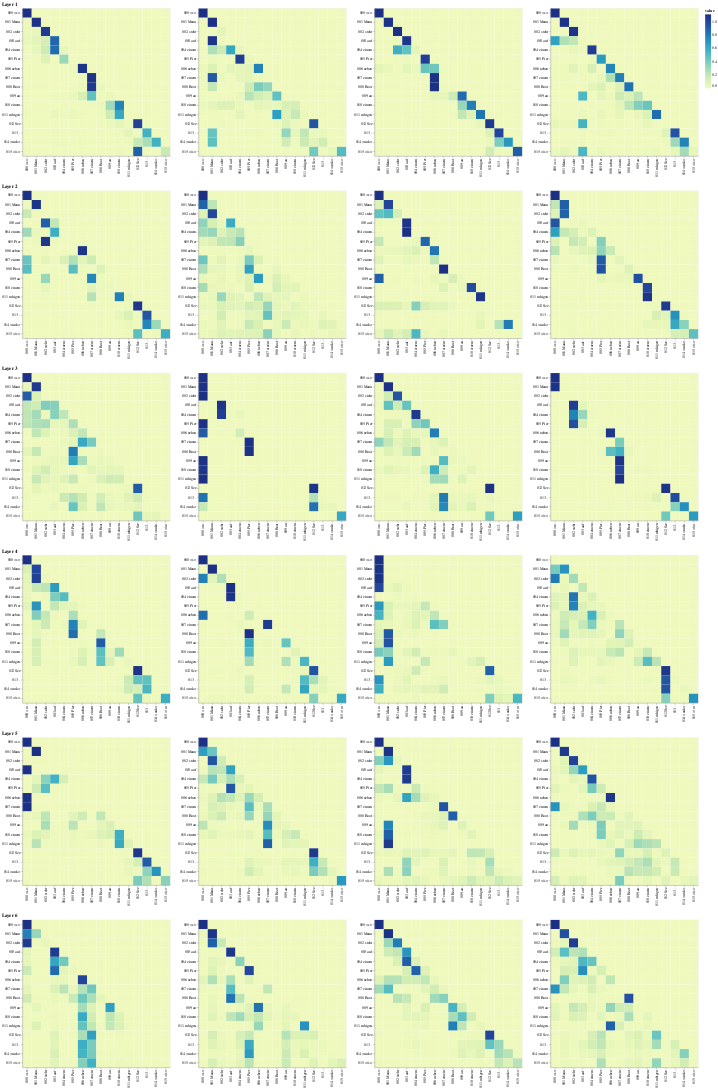

Notebook cell for this chart:
### Markdown cell above
## Decoder Self Attention

### Code cell
def viz_decoder_self():
    model, example_data = run_model_example(n_examples=1)
    example = example_data[len(example_data) - 1]

    layer_viz = [
        visualize_layer(
            model,
            layer,
            get_decoder_self,
            len(example[1]),
            example[1],
            example[1],
        )
        for layer in range(6)
    ]
    return alt.hconcat(
        layer_viz[0]
        & layer_viz[1]
        & layer_viz[2]
        & layer_viz[3]
        & layer_viz[4]
        & layer_viz[5]
    )


show_example(viz_decoder_self)

### Figure 1 — Vega-Lite specification as saved in the notebook (floating-point values rounded to 4 significant figures; data arrays with more than 128 entries replaced by an {"elided": "..."} marker saying what was removed)
{"config": {"view": {"continuousWidth": 400, "continuousHeight": 300}}, "hconcat": [{"vconcat": [{"hconcat": [{"data": {"name": "data-d6c9dab9a4ca94741a5c31481e427665"}, "mark": "rect", "encoding": {"color": {"type": "quantitative", "field": "value"}, "tooltip": [{"type": "quantitative", "field": "row"}, {"type": "quantitative", "field": "column"}, {"type": "quantitative", "field": "value"}, {"type": "nominal", "field": "row_token"}, {"type": "nominal", "field": "col_token"}], "x": {"type": "nominal", "axis": {"title": ""}, "field": "col_token"}, "y": {"type": "nominal", "axis": {"title": ""}, "field": "row_token"}}, "height": 400, "selection": {"selector050": {"type": "interval", "bind": "scales", "encodings": ["x", "y"]}}, "width": 400}, {"data": {"name": "data-12ba24ab65e81d2b48aac58339d52f53"}, "mark": "rect", "encoding": {"color": {"type": "quantitative", "field": "value"}, "tooltip": [{"type": "quantitative", "field": "row"}, {"type": "quantitative", "field": "column"}, {"type": "quantitative", "field": "value"}, {"type": "nominal", "field": "row_token"}, {"type": "nominal", "field": "col_token"}], "x": {"type": "nominal", "axis": {"title": ""}, "field": "col_token"}, "y": {"type": "nominal", "axis": {"title": ""}, "field": "row_token"}}, "height": 400, "selection": {"selector052": {"type": "interval", "bind": "scales", "encodings": ["x", "y"]}}, "width": 400}, {"data": {"name": "data-b719a29bb03d49ee5db7e06eb14c1bec"}, "mark": "rect", "encoding": {"color": {"type": "quantitative", "field": "value"}, "tooltip": [{"type": "quantitative", "field": "row"}, {"type": "quantitative", "field": "column"}, {"type": "quantitative", "field": "value"}, {"type": "nominal", "field": "row_token"}, {"type": "nominal", "field": "col_token"}], "x": {"type": "nominal", "axis": {"title": ""}, "field": "col_token"}, "y": {"type": "nominal", "axis": {"title": ""}, "field": "row_token"}}, "height": 400, "selection": {"selector054": {"type": "interval", "bind": "scales", "encodings": ["x", "y"]}}, "width": 400}, {"data": {"name": "data-1c2ac184f1da59895d7f2c1763d203ec"}, "mark": "rect", "encoding": {"color": {"type": "quantitative", "field": "value"}, "tooltip": [{"type": "quantitative", "field": "row"}, {"type": "quantitative", "field": "column"}, {"type": "quantitative", "field": "value"}, {"type": "nominal", "field": "row_token"}, {"type": "nominal", "field": "col_token"}], "x": {"type": "nominal", "axis": {"title": ""}, "field": "col_token"}, "y": {"type": "nominal", "axis": {"title": ""}, "field": "row_token"}}, "height": 400, "selection": {"selector056": {"type": "interval", "bind": "scales", "encodings": ["x", "y"]}}, "width": 400}]}, {"vconcat": [{"hconcat": [{"data": {"name": "data-6e9a28259ee22cd14c318b63530b044a"}, "mark": "rect", "encoding": {"color": {"type": "quantitative", "field": "value"}, "tooltip": [{"type": "quantitative", "field": "row"}, {"type": "quantitative", "field": "column"}, {"type": "quantitative", "field": "value"}, {"type": "nominal", "field": "row_token"}, {"type": "nominal", "field": "col_token"}], "x": {"type": "nominal", "axis": {"title": ""}, "field": "col_token"}, "y": {"type": "nominal", "axis": {"title": ""}, "field": "row_token"}}, "height": 400, "selection": {"selector058": {"type": "interval", "bind": "scales", "encodings": ["x", "y"]}}, "width": 400}, {"data": {"name": "data-1fa72a95b799de693c5dfefa4c738082"}, "mark": "rect", "encoding": {"color": {"type": "quantitative", "field": "value"}, "tooltip": [{"type": "quantitative", "field": "row"}, {"type": "quantitative", "field": "column"}, {"type": "quantitative", "field": "value"}, {"type": "nominal", "field": "row_token"}, {"type": "nominal", "field": "col_token"}], "x": {"type": "nominal", "axis": {"title": ""}, "field": "col_token"}, "y": {"type": "nominal", "axis": {"title": ""}, "field": "row_token"}}, "height": 400, "selection": {"selector060": {"type": "interval", "bind": "scales", "encodings": ["x", "y"]}}, "width": 400}, {"data": {"name": "data-9857ffaa2118c4f8a9bd0979fb0695ed"}, "mark": "rect", "encoding": {"color": {"type": "quantitative", "field": "value"}, "tooltip": [{"type": "quantitative", "field": "row"}, {"type": "quantitative", "field": "column"}, {"type": "quantitative", "field": "value"}, {"type": "nominal", "field": "row_token"}, {"type": "nominal", "field": "col_token"}], "x": {"type": "nominal", "axis": {"title": ""}, "field": "col_token"}, "y": {"type": "nominal", "axis": {"title": ""}, "field": "row_token"}}, "height": 400, "selection": {"selector062": {"type": "interval", "bind": "scales", "encodings": ["x", "y"]}}, "width": 400}, {"data": {"name": "data-3dd0beb51f920bb9cc5c5ebaa8017a9d"}, "mark": "rect", "encoding": {"color": {"type": "quantitative", "field": "value"}, "tooltip": [{"type": "quantitative", "field": "row"}, {"type": "quantitative", "field": "column"}, {"type": "quantitative", "field": "value"}, {"type": "nominal", "field": "row_token"}, {"type": "nominal", "field": "col_token"}], "x": {"type": "nominal", "axis": {"title": ""}, "field": "col_token"}, "y": {"type": "nominal", "axis": {"title": ""}, "field": "row_token"}}, "height": 400, "selection": {"selector064": {"type": "interval", "bind": "scales", "encodings": ["x", "y"]}}, "width": 400}]}], "title": "Layer 2"}, {"vconcat": [{"hconcat": [{"data": {"name": "data-0c98001a3a5071070c1dd4c551245480"}, "mark": "rect", "encoding": {"color": {"type": "quantitative", "field": "value"}, "tooltip": [{"type": "quantitative", "field": "row"}, {"type": "quantitative", "field": "column"}, {"type": "quantitative", "field": "value"}, {"type": "nominal", "field": "row_token"}, {"type": "nominal", "field": "col_token"}], "x": {"type": "nominal", "axis": {"title": ""}, "field": "col_token"}, "y": {"type": "nominal", "axis": {"title": ""}, "field": "row_token"}}, "height": 400, "selection": {"selector066": {"type": "interval", "bind": "scales", "encodings": ["x", "y"]}}, "width": 400}, {"data": {"name": "data-fa3bcb73df49bd9d3e2b3e58b7431197"}, "mark": "rect", "encoding": {"color": {"type": "quantitative", "field": "value"}, "tooltip": [{"type": "quantitative", "field": "row"}, {"type": "quantitative", "field": "column"}, {"type": "quantitative", "field": "value"}, {"type": "nominal", "field": "row_token"}, {"type": "nominal", "field": "col_token"}], "x": {"type": "nominal", "axis": {"title": ""}, "field": "col_token"}, "y": {"type": "nominal", "axis": {"title": ""}, "field": "row_token"}}, "height": 400, "selection": {"selector068": {"type": "interval", "bind": "scales", "encodings": ["x", "y"]}}, "width": 400}, {"data": {"name": "data-437f1fd8995a9d769dd68215828f2424"}, "mark": "rect", "encoding": {"color": {"type": "quantitative", "field": "value"}, "tooltip": [{"type": "quantitative", "field": "row"}, {"type": "quantitative", "field": "column"}, {"type": "quantitative", "field": "value"}, {"type": "nominal", "field": "row_token"}, {"type": "nominal", "field": "col_token"}], "x": {"type": "nominal", "axis": {"title": ""}, "field": "col_token"}, "y": {"type": "nominal", "axis": {"title": ""}, "field": "row_token"}}, "height": 400, "selection": {"selector070": {"type": "interval", "bind": "scales", "encodings": ["x", "y"]}}, "width": 400}, {"data": {"name": "data-65e8ba385811e67aa672f34815d1fba3"}, "mark": "rect", "encoding": {"color": {"type": "quantitative", "field": "value"}, "tooltip": [{"type": "quantitative", "field": "row"}, {"type": "quantitative", "field": "column"}, {"type": "quantitative", "field": "value"}, {"type": "nominal", "field": "row_token"}, {"type": "nominal", "field": "col_token"}], "x": {"type": "nominal", "axis": {"title": ""}, "field": "col_token"}, "y": {"type": "nominal", "axis": {"title": ""}, "field": "row_token"}}, "height": 400, "selection": {"selector072": {"type": "interval", "bind": "scales", "encodings": ["x", "y"]}}, "width": 400}]}], "title": "Layer 3"}, {"vconcat": [{"hconcat": [{"data": {"name": "data-4cf784cae0a1d9fd183db604782d893f"}, "mark": "rect", "encoding": {"color": {"type": "quantitative", "field": "value"}, "tooltip": [{"type": "quantitative", "field": "row"}, {"type": "quantitative", "field": "column"}, {"type": "quantitative", "field": "value"}, {"type": "nominal", "field": "row_token"}, {"type": "nominal", "field": "col_token"}], "x": {"type": "nominal", "axis": {"title": ""}, "field": "col_token"}, "y": {"type": "nominal", "axis": {"title": ""}, "field": "row_token"}}, "height": 400, "selection": {"selector074": {"type": "interval", "bind": "scales", "encodings": ["x", "y"]}}, "width": 400}, {"data": {"name": "data-78cd8a39cf8685ded42ff6adc2251dfd"}, "mark": "rect", "encoding": {"color": {"type": "quantitative", "field": "value"}, "tooltip": [{"type": "quantitative", "field": "row"}, {"type": "quantitative", "field": "column"}, {"type": "quantitative", "field": "value"}, {"type": "nominal", "field": "row_token"}, {"type": "nominal", "field": "col_token"}], "x": {"type": "nominal", "axis": {"title": ""}, "field": "col_token"}, "y": {"type": "nominal", "axis": {"title": ""}, "field": "row_token"}}, "height": 400, "selection": {"selector076": {"type": "interval", "bind": "scales", "encodings": ["x", "y"]}}, "width": 400}, {"data": {"name": "data-dedd92a13a46d7801be85ef86f9e7d3c"}, "mark": "rect", "encoding": {"color": {"type": "quantitative", "field": "value"}, "tooltip": [{"type": "quantitative", "field": "row"}, {"type": "quantitative", "field": "column"}, {"type": "quantitative", "field": "value"}, {"type": "nominal", "field": "row_token"}, {"type": "nominal", "field": "col_token"}], "x": {"type": "nominal", "axis": {"title": ""}, "field": "col_token"}, "y": {"type": "nominal", "axis": {"title": ""}, "field": "row_token"}}, "height": 400, "selection": {"selector078": {"type": "interval", "bind": "scales", "encodings": ["x", "y"]}}, "width": 400}, {"data": {"name": "data-bc45f6a6a998232ac8243f1ae7638660"}, "mark": "rect", "encoding": {"color": {"type": "quantitative", "field": "value"}, "tooltip": [{"type": "quantitative", "field": "row"}, {"type": "quantitative", "field": "column"}, {"type": "quantitative", "field": "value"}, {"type": "nominal", "field": "row_token"}, {"type": "nominal", "field": "col_token"}], "x": {"type": "nominal", "axis": {"title": ""}, "field": "col_token"}, "y": {"type": "nominal", "axis": {"title": ""}, "field": "row_token"}}, "height": 400, "selection": {"selector080": {"type": "interval", "bind": "scales", "encodings": ["x", "y"]}}, "width": 400}]}], "title": "Layer 4"}, {"vconcat": [{"hconcat": [{"data": {"name": "data-e71186dfbbcc45609bff69c1bd01e598"}, "mark": "rect", "encoding": {"color": {"type": "quantitative", "field": "value"}, "tooltip": [{"type": "quantitative", "field": "row"}, {"type": "quantitative", "field": "column"}, {"type": "quantitative", "field": "value"}, {"type": "nominal", "field": "row_token"}, {"type": "nominal", "field": "col_token"}], "x": {"type": "nominal", "axis": {"title": ""}, "field": "col_token"}, "y": {"type": "nominal", "axis": {"title": ""}, "field": "row_token"}}, "height": 400, "selection": {"selector082": {"type": "interval", "bind": "scales", "encodings": ["x", "y"]}}, "width": 400}, {"data": {"name": "data-06930bae3e23265b4e2df8d484880af2"}, "mark": "rect", "encoding": {"color": {"type": "quantitative", "field": "value"}, "tooltip": [{"type": "quantitative", "field": "row"}, {"type": "quantitative", "field": "column"}, {"type": "quantitative", "field": "value"}, {"type": "nominal", "field": "row_token"}, {"type": "nominal", "field": "col_token"}], "x": {"type": "nominal", "axis": {"title": ""}, "field": "col_token"}, "y": {"type": "nominal", "axis": {"title": ""}, "field": "row_token"}}, "height": 400, "selection": {"selector084": {"type": "interval", "bind": "scales", "encodings": ["x", "y"]}}, "width": 400}, {"data": {"name": "data-8c536dcb253de500d944e8ec3c3e52a5"}, "mark": "rect", "encoding": {"color": {"type": "quantitative", "field": "value"}, "tooltip": [{"type": "quantitative", "field": "row"}, {"type": "quantitative", "field": "column"}, {"type": "quantitative", "field": "value"}, {"type": "nominal", "field": "row_token"}, {"type": "nominal", "field": "col_token"}], "x": {"type": "nominal", "axis": {"title": ""}, "field": "col_token"}, "y": {"type": "nominal", "axis": {"title": ""}, "field": "row_token"}}, "height": 400, "selection": {"selector086": {"type": "interval", "bind": "scales", "encodings": ["x", "y"]}}, "width": 400}, {"data": {"name": "data-78f3a56b66969dbec30bd9e5c28f6420"}, "mark": "rect", "encoding": {"color": {"type": "quantitative", "field": "value"}, "tooltip": [{"type": "quantitative", "field": "row"}, {"type": "quantitative", "field": "column"}, {"type": "quantitative", "field": "value"}, {"type": "nominal", "field": "row_token"}, {"type": "nominal", "field": "col_token"}], "x": {"type": "nominal", "axis": {"title": ""}, "field": "col_token"}, "y": {"type": "nominal", "axis": {"title": ""}, "field": "row_token"}}, "height": 400, "selection": {"selector088": {"type": "interval", "bind": "scales", "encodings": ["x", "y"]}}, "width": 400}]}], "title": "Layer 5"}, {"vconcat": [{"hconcat": [{"data": {"name": "data-a5f53c4cc25e9057502968463bfc867a"}, "mark": "rect", "encoding": {"color": {"type": "quantitative", "field": "value"}, "tooltip": [{"type": "quantitative", "field": "row"}, {"type": "quantitative", "field": "column"}, {"type": "quantitative", "field": "value"}, {"type": "nominal", "field": "row_token"}, {"type": "nominal", "field": "col_token"}], "x": {"type": "nominal", "axis": {"title": ""}, "field": "col_token"}, "y": {"type": "nominal", "axis": {"title": ""}, "field": "row_token"}}, "height": 400, "selection": {"selector090": {"type": "interval", "bind": "scales", "encodings": ["x", "y"]}}, "width": 400}, {"data": {"name": "data-98dffa68ab8c32250f5357443a3eb1b7"}, "mark": "rect", "encoding": {"color": {"type": "quantitative", "field": "value"}, "tooltip": [{"type": "quantitative", "field": "row"}, {"type": "quantitative", "field": "column"}, {"type": "quantitative", "field": "value"}, {"type": "nominal", "field": "row_token"}, {"type": "nominal", "field": "col_token"}], "x": {"type": "nominal", "axis": {"title": ""}, "field": "col_token"}, "y": {"type": "nominal", "axis": {"title": ""}, "field": "row_token"}}, "height": 400, "selection": {"selector092": {"type": "interval", "bind": "scales", "encodings": ["x", "y"]}}, "width": 400}, {"data": {"name": "data-b8b457612732e59f9d019df339c9f2f1"}, "mark": "rect", "encoding": {"color": {"type": "quantitative", "field": "value"}, "tooltip": [{"type": "quantitative", "field": "row"}, {"type": "quantitative", "field": "column"}, {"type": "quantitative", "field": "value"}, {"type": "nominal", "field": "row_token"}, {"type": "nominal", "field": "col_token"}], "x": {"type": "nominal", "axis": {"title": ""}, "field": "col_token"}, "y": {"type": "nominal", "axis": {"title": ""}, "field": "row_token"}}, "height": 400, "selection": {"selector094": {"type": "interval", "bind": "scales", "encodings": ["x", "y"]}}, "width": 400}, {"data": {"name": "data-f834e015a7d0585e60b6ffd13da84289"}, "mark": "rect", "encoding": {"color": {"type": "quantitative", "field": "value"}, "tooltip": [{"type": "quantitative", "field": "row"}, {"type": "quantitative", "field": "column"}, {"type": "quantitative", "field": "value"}, {"type": "nominal", "field": "row_token"}, {"type": "nominal", "field": "col_token"}], "x": {"type": "nominal", "axis": {"title": ""}, "field": "col_token"}, "y": {"type": "nominal", "axis": {"title": ""}, "field": "row_token"}}, "height": 400, "selection": {"selector096": {"type": "interval", "bind": "scales", "encodings": ["x", "y"]}}, "width": 400}]}], "title": "Layer 6"}], "title": "Layer 1"}], "$schema": "https://vega.github.io/schema/vega-lite/v4.8.1.json", "datasets": {"data-d6c9dab9a4ca94741a5c31481e427665": {"elided": "256 records"}, "data-12ba24ab65e81d2b48aac58339d52f53": {"elided": "256 records"}, "data-b719a29bb03d49ee5db7e06eb14c1bec": {"elided": "256 records"}, "data-1c2ac184f1da59895d7f2c1763d203ec": {"elided": "256 records"}, "data-6e9a28259ee22cd14c318b63530b044a": {"elided": "256 records"}, "data-1fa72a95b799de693c5dfefa4c738082": {"elided": "256 records"}, "data-9857ffaa2118c4f8a9bd0979fb0695ed": {"elided": "256 records"}, "data-3dd0beb51f920bb9cc5c5ebaa8017a9d": {"elided": "256 records"}, "data-0c98001a3a5071070c1dd4c551245480": {"elided": "256 records"}, "data-fa3bcb73df49bd9d3e2b3e58b7431197": {"elided": "256 records"}, "data-437f1fd8995a9d769dd68215828f2424": {"elided": "256 records"}, "data-65e8ba385811e67aa672f34815d1fba3": {"elided": "256 records"}, "data-4cf784cae0a1d9fd183db604782d893f": {"elided": "256 records"}, "data-78cd8a39cf8685ded42ff6adc2251dfd": {"elided": "256 records"}, "data-dedd92a13a46d7801be85ef86f9e7d3c": {"elided": "256 records"}, "data-bc45f6a6a998232ac8243f1ae7638660": {"elided": "256 records"}, "data-e71186dfbbcc45609bff69c1bd01e598": {"elided": "256 records"}, "data-06930bae3e23265b4e2df8d484880af2": {"elided": "256 records"}, "data-8c536dcb253de500d944e8ec3c3e52a5": {"elided": "256 records"}, "data-78f3a56b66969dbec30bd9e5c28f6420": {"elided": "256 records"}, "data-a5f53c4cc25e9057502968463bfc867a": {"elided": "256 records"}, "data-98dffa68ab8c32250f5357443a3eb1b7": {"elided": "256 records"}, "data-b8b457612732e59f9d019df339c9f2f1": {"elided": "256 records"}, "data-f834e015a7d0585e60b6ffd13da84289": {"elided": "256 records"}}}
